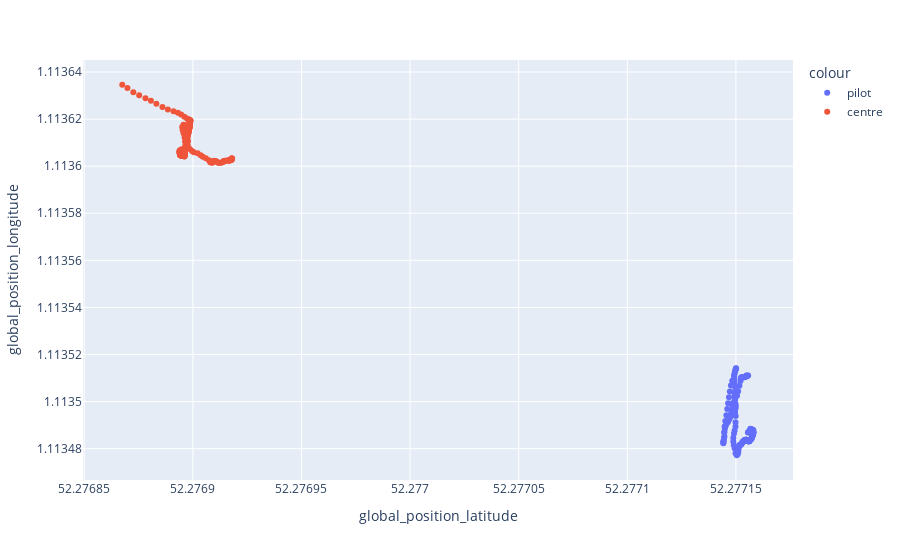

The notebook cell saved with this chart:
### Markdown cell above
Cutting off the first 100 seconds or so of the two logs solves this problem:

### Code cell
pilot_data = pilot.subset(123, -1).data
centre_data = centre.subset(80, -1).data

px.scatter(pd.concat([pilot_data, centre_data]), x ="global_position_latitude", y="global_position_longitude", color = "colour")

### Figure 1 — Plotly figure (JSON) as saved in the notebook; plotly's stock layout.template omitted (floating-point values rounded to 4 significant figures; data arrays with more than 128 entries replaced by an {"elided": "..."} marker saying what was removed)
{"data": [{"hovertemplate": "colour=pilot<br>global_position_latitude=%{x}<br>global_position_longitude=%{y}<extra></extra>", "legendgroup": "pilot", "marker": {"color": "#636efa", "symbol": "circle"}, "mode": "markers", "name": "pilot", "orientation": "v", "showlegend": true, "type": "scatter", "x": {"elided": "194 float values"}, "xaxis": "x", "y": {"elided": "194 float values"}, "yaxis": "y"}, {"hovertemplate": "colour=centre<br>global_position_latitude=%{x}<br>global_position_longitude=%{y}<extra></extra>", "legendgroup": "centre", "marker": {"color": "#EF553B", "symbol": "circle"}, "mode": "markers", "name": "centre", "orientation": "v", "showlegend": true, "type": "scatter", "x": {"elided": "188 float values"}, "xaxis": "x", "y": {"elided": "188 float values"}, "yaxis": "y"}], "layout": {"legend": {"title": {"text": "colour"}, "tracegroupgap": 0}, "margin": {"t": 60}, "xaxis": {"anchor": "y", "domain": [0, 1], "title": {"text": "global_position_latitude"}}, "yaxis": {"anchor": "x", "domain": [0, 1], "title": {"text": "global_position_longitude"}}}}
